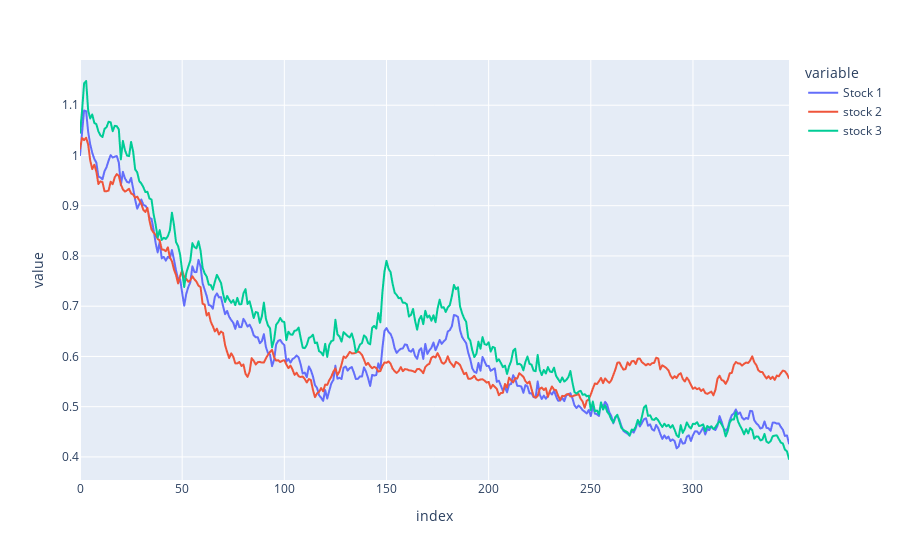

Write notebook code for a chart like this one.
### Code cell
px.line(test_df)

### Figure 1 — Plotly figure (JSON) as saved in the notebook; plotly's stock layout.template omitted (floating-point values rounded to 4 significant figures; data arrays with more than 128 entries replaced by an {"elided": "..."} marker saying what was removed)
{"data": [{"hovertemplate": "variable=Stock 1<br>index=%{x}<br>value=%{y}<extra></extra>", "legendgroup": "Stock 1", "line": {"color": "#636efa", "dash": "solid"}, "marker": {"symbol": "circle"}, "mode": "lines", "name": "Stock 1", "showlegend": true, "type": "scattergl", "x": {"elided": "348 int values"}, "xaxis": "x", "y": {"elided": "348 float values"}, "yaxis": "y"}, {"hovertemplate": "variable=stock 2<br>index=%{x}<br>value=%{y}<extra></extra>", "legendgroup": "stock 2", "line": {"color": "#EF553B", "dash": "solid"}, "marker": {"symbol": "circle"}, "mode": "lines", "name": "stock 2", "showlegend": true, "type": "scattergl", "x": {"elided": "348 int values"}, "xaxis": "x", "y": {"elided": "348 float values"}, "yaxis": "y"}, {"hovertemplate": "variable=stock 3<br>index=%{x}<br>value=%{y}<extra></extra>", "legendgroup": "stock 3", "line": {"color": "#00cc96", "dash": "solid"}, "marker": {"symbol": "circle"}, "mode": "lines", "name": "stock 3", "showlegend": true, "type": "scattergl", "x": {"elided": "348 int values"}, "xaxis": "x", "y": {"elided": "348 float values"}, "yaxis": "y"}], "layout": {"legend": {"title": {"text": "variable"}, "tracegroupgap": 0}, "margin": {"t": 60}, "xaxis": {"anchor": "y", "domain": [0, 1], "title": {"text": "index"}}, "yaxis": {"anchor": "x", "domain": [0, 1], "title": {"text": "value"}}}}
